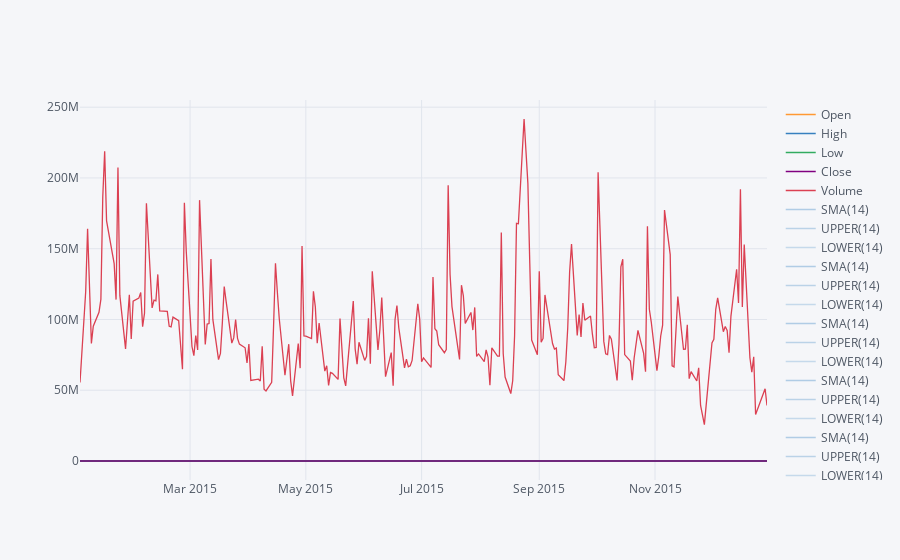

Write notebook code for a chart like this one.
### Markdown cell above
**Use .ta_plot(study='boll') to create a Bollinger Band Plot for Bank of America for the year 2015.**

### Code cell
bank_stocks['BAC'].loc['2015-01-01':'2015-12-30'].ta_plot(study='boll')

### Figure 1 — Plotly figure (JSON) as saved in the notebook; plotly's stock layout.template omitted (floating-point values rounded to 4 significant figures; data arrays with more than 128 entries replaced by an {"elided": "..."} marker saying what was removed)
{"data": [{"line": {"color": "rgba(255, 153, 51, 1.0)", "dash": "solid", "shape": "linear", "width": 1.3}, "mode": "lines", "name": "Open", "text": "", "type": "scatter", "x": {"elided": "251 str values"}, "y": {"elided": "251 float values"}}, {"line": {"color": "rgba(55, 128, 191, 1.0)", "dash": "solid", "shape": "linear", "width": 1.3}, "mode": "lines", "name": "High", "text": "", "type": "scatter", "x": {"elided": "251 str values"}, "y": {"elided": "251 float values"}}, {"line": {"color": "rgba(50, 171, 96, 1.0)", "dash": "solid", "shape": "linear", "width": 1.3}, "mode": "lines", "name": "Low", "text": "", "type": "scatter", "x": {"elided": "251 str values"}, "y": {"elided": "251 float values"}}, {"line": {"color": "rgba(128, 0, 128, 1.0)", "dash": "solid", "shape": "linear", "width": 1.3}, "mode": "lines", "name": "Close", "text": "", "type": "scatter", "x": {"elided": "251 str values"}, "y": {"elided": "251 float values"}}, {"line": {"color": "rgba(219, 64, 82, 1.0)", "dash": "solid", "shape": "linear", "width": 1.3}, "mode": "lines", "name": "Volume", "text": "", "type": "scatter", "x": {"elided": "251 str values"}, "y": {"elided": "251 int values"}}, {"line": {"color": "rgba(55, 128, 191, 0.35999999999999993)", "dash": "solid", "shape": "linear", "width": 1.3}, "mode": "lines", "name": "SMA(14)", "text": "", "type": "scatter", "x": {"elided": "251 str values"}, "y": {"elided": "251x5 mixed values"}}, {"line": {"color": "rgba(55, 128, 191, 0.3066666666666665)", "dash": "solid", "shape": "linear", "width": 1.3}, "mode": "lines", "name": "UPPER(14)", "text": "", "type": "scatter", "x": {"elided": "251 str values"}, "y": {"elided": "251x5 mixed values"}}, {"line": {"color": "rgba(55, 128, 191, 0.25333333333333324)", "dash": "solid", "shape": "linear", "width": 1.3}, "mode": "lines", "name": "LOWER(14)", "text": "", "type": "scatter", "x": {"elided": "251 str values"}, "y": {"elided": "251x5 mixed values"}}, {"line": {"color": "rgba(55, 128, 191, 0.35999999999999993)", "dash": "solid", "shape": "linear", "width": 1.3}, "mode": "lines", "name": "SMA(14)", "text": "", "type": "scatter", "x": {"elided": "251 str values"}, "y": {"elided": "251x5 mixed values"}}, {"line": {"color": "rgba(55, 128, 191, 0.3066666666666665)", "dash": "solid", "shape": "linear", "width": 1.3}, "mode": "lines", "name": "UPPER(14)", "text": "", "type": "scatter", "x": {"elided": "251 str values"}, "y": {"elided": "251x5 mixed values"}}, {"line": {"color": "rgba(55, 128, 191, 0.25333333333333324)", "dash": "solid", "shape": "linear", "width": 1.3}, "mode": "lines", "name": "LOWER(14)", "text": "", "type": "scatter", "x": {"elided": "251 str values"}, "y": {"elided": "251x5 mixed values"}}, {"line": {"color": "rgba(55, 128, 191, 0.35999999999999993)", "dash": "solid", "shape": "linear", "width": 1.3}, "mode": "lines", "name": "SMA(14)", "text": "", "type": "scatter", "x": {"elided": "251 str values"}, "y": {"elided": "251x5 mixed values"}}, {"line": {"color": "rgba(55, 128, 191, 0.3066666666666665)", "dash": "solid", "shape": "linear", "width": 1.3}, "mode": "lines", "name": "UPPER(14)", "text": "", "type": "scatter", "x": {"elided": "251 str values"}, "y": {"elided": "251x5 mixed values"}}, {"line": {"color": "rgba(55, 128, 191, 0.25333333333333324)", "dash": "solid", "shape": "linear", "width": 1.3}, "mode": "lines", "name": "LOWER(14)", "text": "", "type": "scatter", "x": {"elided": "251 str values"}, "y": {"elided": "251x5 mixed values"}}, {"line": {"color": "rgba(55, 128, 191, 0.35999999999999993)", "dash": "solid", "shape": "linear", "width": 1.3}, "mode": "lines", "name": "SMA(14)", "text": "", "type": "scatter", "x": {"elided": "251 str values"}, "y": {"elided": "251x5 mixed values"}}, {"line": {"color": "rgba(55, 128, 191, 0.3066666666666665)", "dash": "solid", "shape": "linear", "width": 1.3}, "mode": "lines", "name": "UPPER(14)", "text": "", "type": "scatter", "x": {"elided": "251 str values"}, "y": {"elided": "251x5 mixed values"}}, {"line": {"color": "rgba(55, 128, 191, 0.25333333333333324)", "dash": "solid", "shape": "linear", "width": 1.3}, "mode": "lines", "name": "LOWER(14)", "text": "", "type": "scatter", "x": {"elided": "251 str values"}, "y": {"elided": "251x5 mixed values"}}, {"line": {"color": "rgba(55, 128, 191, 0.35999999999999993)", "dash": "solid", "shape": "linear", "width": 1.3}, "mode": "lines", "name": "SMA(14)", "text": "", "type": "scatter", "x": {"elided": "251 str values"}, "y": {"elided": "251x5 mixed values"}}, {"line": {"color": "rgba(55, 128, 191, 0.3066666666666665)", "dash": "solid", "shape": "linear", "width": 1.3}, "mode": "lines", "name": "UPPER(14)", "text": "", "type": "scatter", "x": {"elided": "251 str values"}, "y": {"elided": "251x5 mixed values"}}, {"line": {"color": "rgba(55, 128, 191, 0.25333333333333324)", "dash": "solid", "shape": "linear", "width": 1.3}, "mode": "lines", "name": "LOWER(14)", "text": "", "type": "scatter", "x": {"elided": "251 str values"}, "y": {"elided": "251x5 mixed values"}}], "layout": {"legend": {"bgcolor": "#F5F6F9", "font": {"color": "#4D5663"}}, "paper_bgcolor": "#F5F6F9", "plot_bgcolor": "#F5F6F9", "title": {"font": {"color": "#4D5663"}}, "xaxis": {"gridcolor": "#E1E5ED", "showgrid": true, "tickfont": {"color": "#4D5663"}, "title": {"font": {"color": "#4D5663"}, "text": ""}, "zerolinecolor": "#E1E5ED"}, "yaxis": {"gridcolor": "#E1E5ED", "showgrid": true, "tickfont": {"color": "#4D5663"}, "title": {"font": {"color": "#4D5663"}, "text": ""}, "zerolinecolor": "#E1E5ED"}}}
